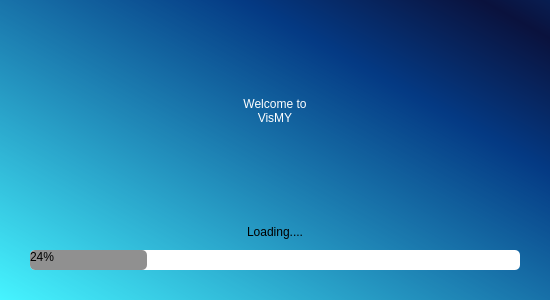
<?xml version="1.0" encoding="UTF-8"?>
<ui version="4.0">
 <class>Form</class>
 <widget class="QWidget" name="Form">
  <property name="geometry">
   <rect>
    <x>0</x>
    <y>0</y>
    <width>550</width>
    <height>300</height>
   </rect>
  </property>
  <property name="windowTitle">
   <string>Form</string>
  </property>
  <layout class="QHBoxLayout" name="horizontalLayout">
   <property name="spacing">
    <number>0</number>
   </property>
   <property name="leftMargin">
    <number>0</number>
   </property>
   <property name="topMargin">
    <number>0</number>
   </property>
   <property name="rightMargin">
    <number>0</number>
   </property>
   <property name="bottomMargin">
    <number>0</number>
   </property>
   <item>
    <widget class="QFrame" name="frame">
     <property name="styleSheet">
      <string notr="true">background-color: qlineargradient(spread:reflect, x1:0, y1:1, x2:0.946237, y2:0.074, stop:0 rgba(70, 244, 255, 255), stop:0.764706 rgba(4, 58, 132, 255), stop:1 rgba(10, 18, 61, 255));</string>
     </property>
     <property name="frameShape">
      <enum>QFrame::NoFrame</enum>
     </property>
     <property name="frameShadow">
      <enum>QFrame::Plain</enum>
     </property>
     <layout class="QVBoxLayout" name="verticalLayout">
      <property name="leftMargin">
       <number>30</number>
      </property>
      <property name="rightMargin">
       <number>30</number>
      </property>
      <property name="bottomMargin">
       <number>30</number>
      </property>
      <item>
       <widget class="QLabel" name="label_2">
        <property name="styleSheet">
         <string notr="true">background-color:rgba(0,0,0,0);
color:rgb(255,255,255);
font: 87 44pt &quot;Futura&quot;;</string>
        </property>
        <property name="text">
         <string>Welcome to 
VisMY</string>
        </property>
        <property name="alignment">
         <set>Qt::AlignCenter</set>
        </property>
       </widget>
      </item>
      <item alignment="Qt::AlignHCenter">
       <widget class="QLabel" name="label">
        <property name="maximumSize">
         <size>
          <width>16777215</width>
          <height>25</height>
         </size>
        </property>
        <property name="styleSheet">
         <string notr="true">background-color:rgba(0,0,0,0);
font: 57 12pt &quot;Futura&quot;;</string>
        </property>
        <property name="text">
         <string>Loading....</string>
        </property>
       </widget>
      </item>
      <item>
       <widget class="QProgressBar" name="pBar">
        <property name="maximumSize">
         <size>
          <width>16777215</width>
          <height>20</height>
         </size>
        </property>
        <property name="styleSheet">
         <string notr="true">QProgressBar{border-radius:5px;
background-color:rgb(255, 255, 255)}
QProgressBar::chunk{border-radius:5px;
background-color:rgb(144, 144, 144)}</string>
        </property>
        <property name="value">
         <number>24</number>
        </property>
       </widget>
      </item>
     </layout>
    </widget>
   </item>
  </layout>
 </widget>
 <resources/>
 <connections/>
</ui>
